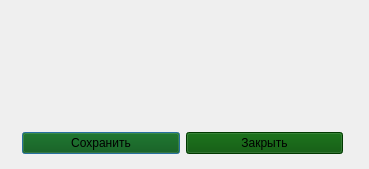
<?xml version="1.0" encoding="UTF-8"?>
<ui version="4.0">
 <class>EditPreset</class>
 <widget class="QDialog" name="EditPreset">
  <property name="geometry">
   <rect>
    <x>0</x>
    <y>0</y>
    <width>369</width>
    <height>169</height>
   </rect>
  </property>
  <property name="windowTitle">
   <string>Изменить пресет</string>
  </property>
  <property name="windowIcon">
   <iconset>
    <normaloff>img/logo-1.png</normaloff>img/logo-1.png</iconset>
  </property>
  <widget class="QWidget" name="">
   <property name="geometry">
    <rect>
     <x>22</x>
     <y>130</y>
     <width>321</width>
     <height>27</height>
    </rect>
   </property>
   <layout class="QHBoxLayout" name="horizontalLayout">
    <item>
     <widget class="QPushButton" name="pushButton">
      <property name="styleSheet">
       <string notr="true">background-color: rgb(0, 80, 0);</string>
      </property>
      <property name="text">
       <string>Сохранить</string>
      </property>
     </widget>
    </item>
    <item>
     <widget class="QPushButton" name="pushButton_2">
      <property name="styleSheet">
       <string notr="true">background-color: rgb(0, 80, 0);</string>
      </property>
      <property name="text">
       <string>Закрыть</string>
      </property>
     </widget>
    </item>
   </layout>
  </widget>
 </widget>
 <resources/>
 <connections/>
</ui>
